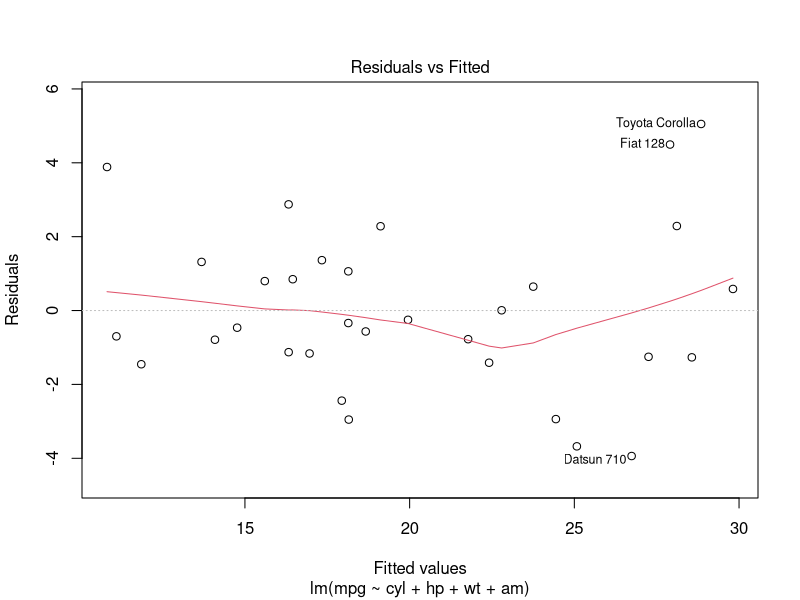
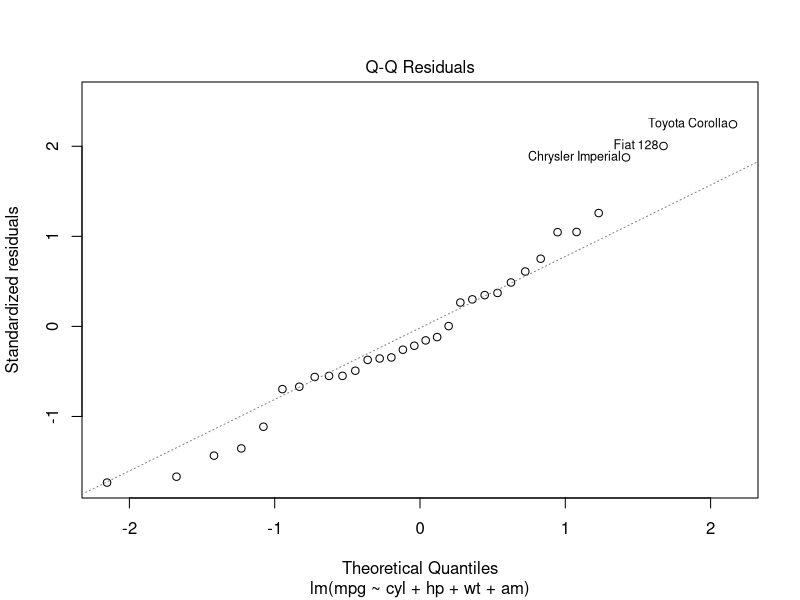
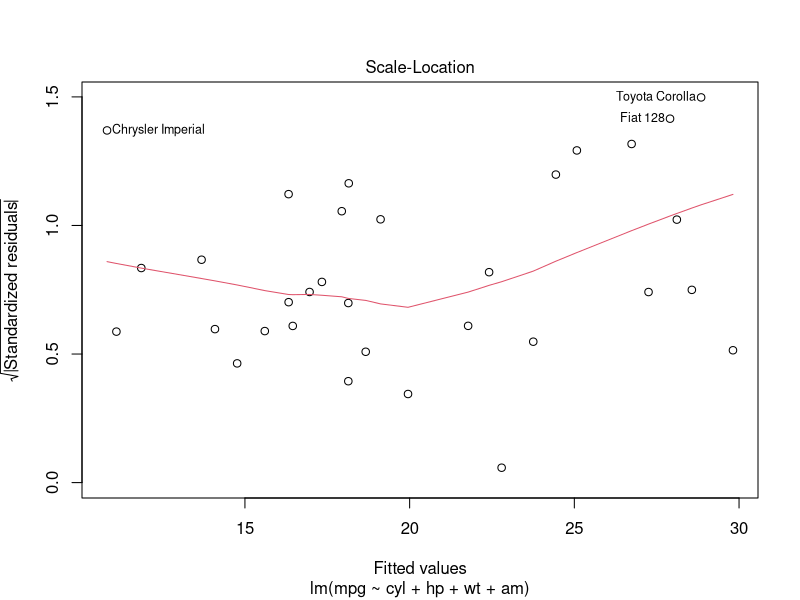
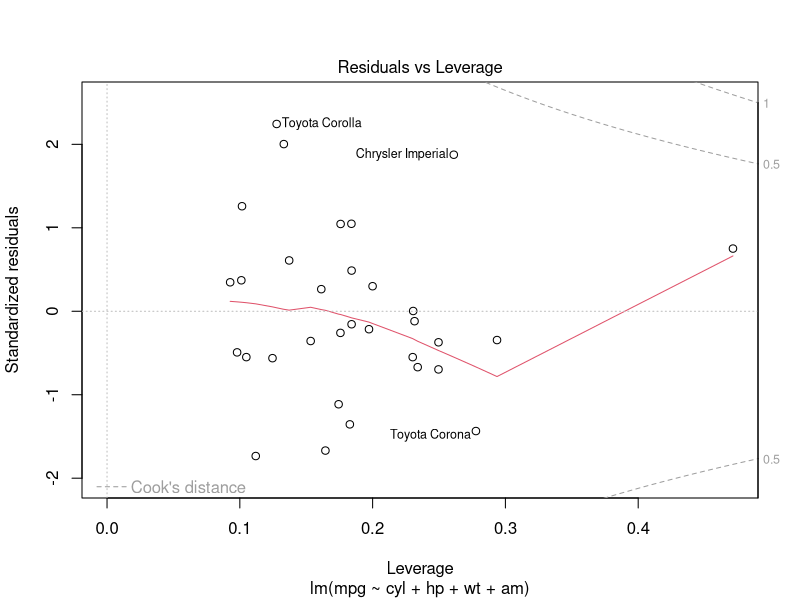
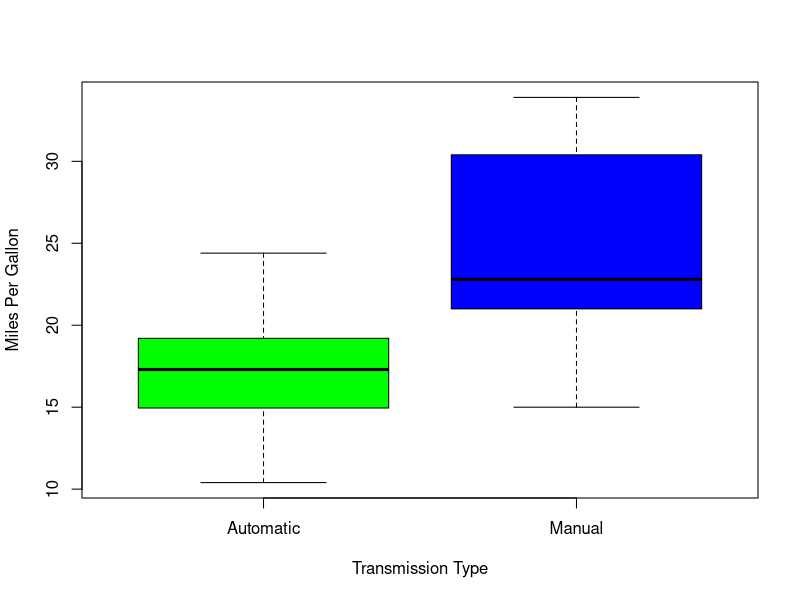
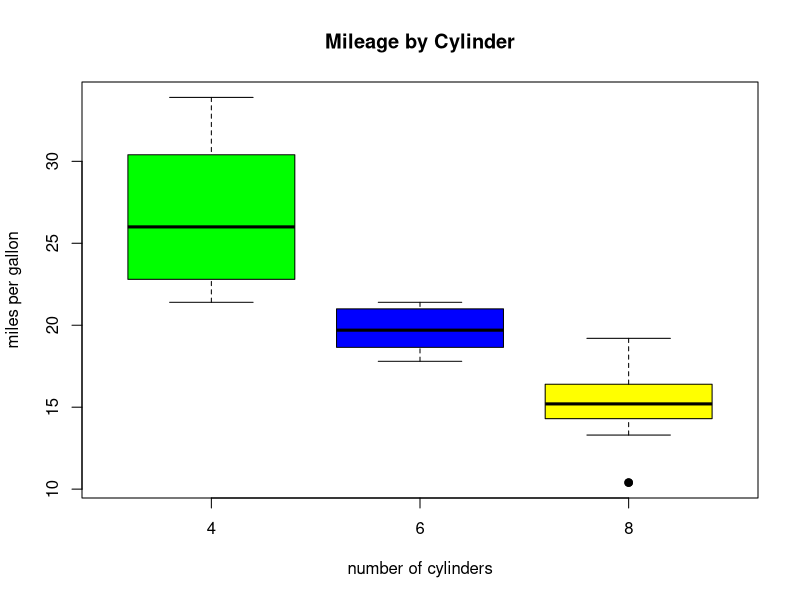
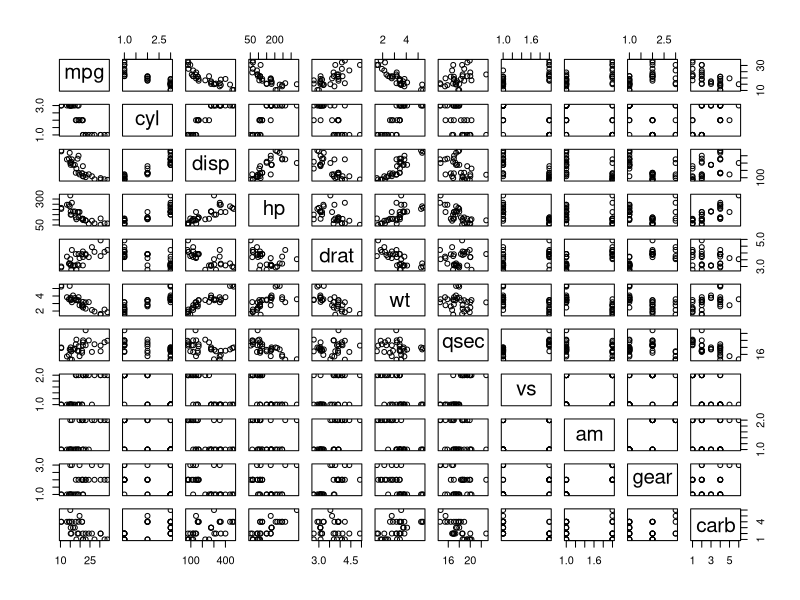

Write R code to recreate these figures, in order.
## ---- chunk 1
knitr::opts_chunk$set(echo = TRUE)
## ---- chunk 2
library(ggplot2)
## ---- chunk 3
data("mtcars")
mt_cars <- mtcars
dim(mt_cars)
head(mt_cars)
str(mt_cars)
## ---- chunk 4
summary(mt_cars)
## ---- chunk 5
# Unique Values
unique(mt_cars$cyl)
unique(mt_cars$vs)
unique(mt_cars$am)
unique(mt_cars$gear)
unique(mt_cars$carb)
## ---- chunk 6
# Convert the variables into factor from numeric
mt_cars$cyl <- factor(mt_cars$cyl)
mt_cars$vs <- factor(mt_cars$vs)
mt_cars$am <- factor(mt_cars$am,labels=c("Automatic","Manual")) # 0=automatic, 1=manual
mt_cars$gear <- factor(mt_cars$gear)
mt_cars$carb <- factor(mt_cars$carb)
str(mt_cars)
## ---- chunk 7
t.test(mpg ~ am, data = mt_cars)
## ---- chunk 8
base_model <- lm(mpg ~ am, data = mt_cars)
summary(base_model)
## ---- chunk 9
init_model <- lm(mpg ~ ., data = mt_cars)
step_model <- step(init_model, direction = "both") ## returns one by one to final best fit model
#step_model <- step(init_model, trace=0) ## returns final best fit model
## ---- chunk 10
summary(step_model)
## ---- chunk 11
T_variance <- aov(mpg ~ ., data = mt_cars)
summary(T_variance)
## ---- chunk 12
aov_model <- lm(mpg ~ cyl + disp + wt + am, data = mt_cars)
summary(aov_model)
## ---- chunk 13
all_model <- lm(mpg ~ ., data = mt_cars)
summary(all_model)
## ---- chunk 14
anova(base_model, step_model, all_model, aov_model)
## ---- chunk 15
#par(mfrow = c(2, 2))
plot(step_model)
## ---- chunk 16
leverage <- hatvalues(step_model)
tail(sort(leverage),3)
influential <- dfbetas(step_model)
tail(sort(influential[,6]),3)
## ---- chunk 17
boxplot(mpg ~ am, data = mt_cars, col = (c("green","blue")), ylab = "Miles Per Gallon", xlab = "Transmission Type")
## ---- chunk 18
boxplot(mt_cars$mpg ~ mt_cars$cyl, data=mt_cars, outpch = 19, col=(c("green", "blue", "yellow")), ylab="miles per gallon", xlab="number of cylinders", main="Mileage by Cylinder")
## ---- chunk 19
pairs(mpg ~ ., data = mt_cars)
